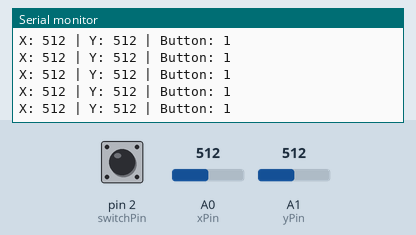
Simulated run of this sketch. Board: Arduino Uno, built with avr-gcc and run on an emulated ATmega328P. Parts: the last lines printed to the serial monitor. The inputs (shaded band) are chosen by the test bench; at power-on: A0 (xPin) = 512, A1 (yPin) = 512, pin 2 (switchPin) HIGH.

Above: at 1.2 s.
1.3 s: A0 (xPin) set to 716
At 1.56 s:
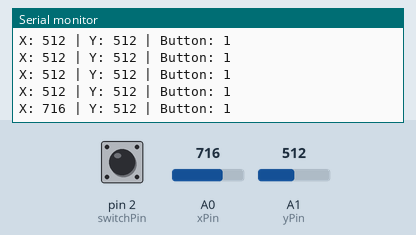
2.8 s: A1 (yPin) set to 716
At 2.97 s:
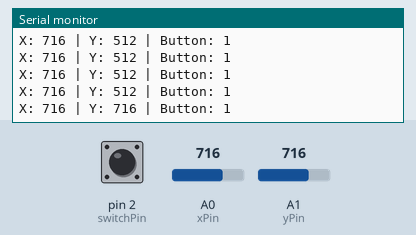
4.3 s: pin 2 (switchPin) pulled LOW for 0.25 s
At 4.57 s:
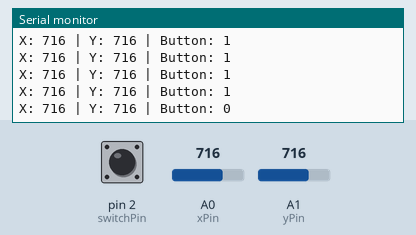
6.0 s: A0 (xPin) set to 900
At 6.18 s:
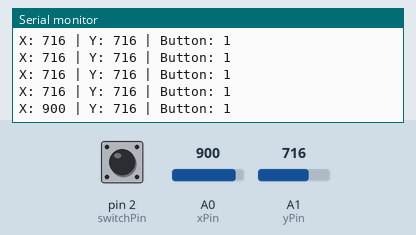
7.5 s: pin 2 (switchPin) pulled LOW for 1 s
At 7.79 s:
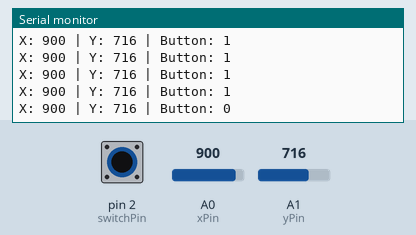
10.0 s: A1 (yPin) set to 900
At 10.19 s:
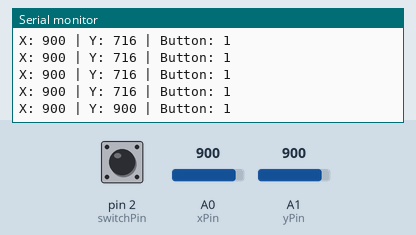
Timing chart, 0 to 12.5 s (numbered marks = the images above; inputs shaded):
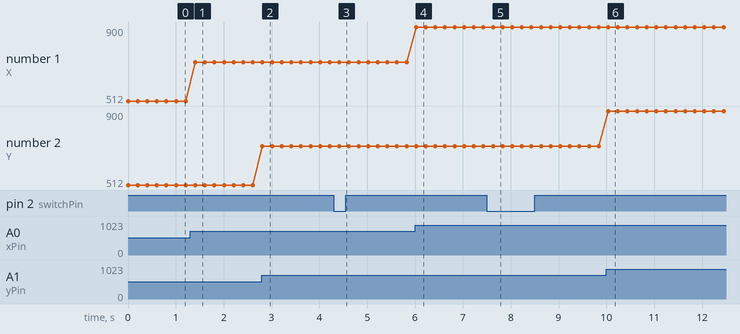

Measured:
- after the input at 1.3 s, the serial monitor: prints a new line after 0.11 s (image 1)
- after the input at 2.8 s, the serial monitor: prints a new line at once (image 2)
- after the input at 4.3 s, the serial monitor: prints a new line after 0.12 s (image 3)
- after the input at 6.0 s, the serial monitor: prints a new line at once (image 4)
- after the input at 7.5 s, the serial monitor: prints a new line after 0.13 s (image 5)
- after the input at 10.0 s, the serial monitor: prints a new line at once (image 6)
- plotted number 1: 512 → 716 after the input at 1.3 s, 716 → 900 after the input at 6.0 s

The sketch:

joystick.ino
```cpp
int xPin = A0;
int yPin = A1;
int switchPin = 2;

void setup() {
  Serial.begin(9600);

  pinMode(switchPin, INPUT_PULLUP);
}

void loop() {
  int xValue = analogRead(xPin);
  int yValue = analogRead(yPin);
  int buttonValue = digitalRead(switchPin);

  Serial.print("X: ");
  Serial.print(xValue);

  Serial.print(" | Y: ");
  Serial.print(yValue);

  Serial.print(" | Button: ");
  Serial.println(buttonValue);

  delay(200);
}
```
